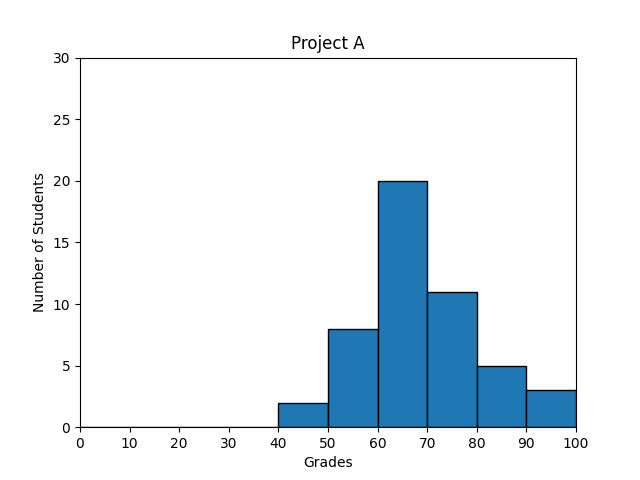

The Python source for this figure:
#!/usr/bin/env python3
"""Fucking about students"""
import numpy as np
import matplotlib.pyplot as plt


def frequency():
    """Histogram pam-pa-ram"""
    np.random.seed(5)
    student_grades = np.random.normal(68, 15, 50)
    plt.figure(figsize=(6.4, 4.8))

    plt.title('Project A')
    plt.xlabel('Grades')
    plt.ylabel('Number of Students')
    plt.xlim(0, 100)
    plt.ylim(0, 30)
    plt.hist(student_grades, bins=range(0, 110, 10), edgecolor='black')
    plt.xticks(range(0, 110, 10))

    plt.savefig('4-frequency')
    plt.show()


if __name__ == '__main__':
    frequency()
